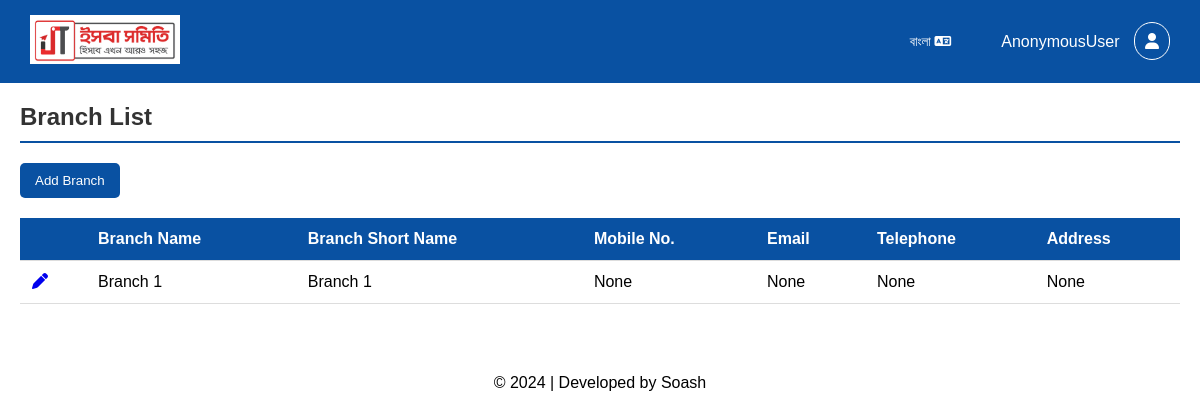
The app's page /branch-list/ with its own data.
### app1/models.py (models this page shows, shortened)
class Logo(models.Model):
    image = models.ImageField(upload_to='logos/')
    uploaded_at = models.DateTimeField(auto_now_add=True)

### primary_setup/models.py (models this page shows, shortened)
class Branch(models.Model):
    name = models.CharField(max_length=100, unique=True)
    branch_short_name = models.CharField(max_length=50)
    mobile_no = models.CharField(max_length=20, null=True, blank=True)
    email = models.EmailField(null=True, blank=True)
    telephone = models.CharField(max_length=20, null=True, blank=True)
    address = models.CharField(max_length=200, null=True, blank=True)

### primary_setup/views.py (the view)
# urls.py: path('branch-list/', views.branch_list, name='branch_list'),
def branch_list(request):
    branches = Branch.objects.all()
    if request.method == 'POST':
        form = BranchForm(request.POST)
        if form.is_valid():
            form.save()
            messages.success(request, 'Branch added successfully.')
            return redirect('branch_list')  # Redirect to the same page or to a different page
    else:
        form = BranchForm()
    context = {
        'form': form,
        'branches': branches,
    }
    return render(request, 'primary_setup/branch_list.html', context)

### app1/context_processors.py (called while the page is built)
def branches(request):
    language = request.session.get('language', 'en')
    translation.activate(language)
    request.LANGUAGE_CODE = language
    return {
        'branches': Branch.objects.all()
    }

def active_branch_processor(request):
    if isinstance(request.user, AnonymousUser):
        active_branch = None
    elif isinstance(request.user, Customer):
        active_branch = None
    elif isinstance(request.user, CustomUser):
        active_branch = ActiveBranch.objects.filter(user=request.user).first()
    else:
        active_branch = None
    logo = Logo.objects.first()
    return {'active_branch': active_branch, 'logo': logo}

### report/templatetags/custom_filters.py (called while the page is built)
@register.filter(name='has_permission')
def has_permission(user, perm_name):
    return user.has_perm(perm_name)

### templates/primary_setup/branch_list.html (shortened to what this page needs)
{% extends 'base.html' %}
{% load static %}
{% block style_links %}
<link rel="stylesheet" href="{% static 'primary_setup/brach_list.css' %}">
{% endblock %}
{% block content %}
<div>
   <h2>Branch List</h2>
   <button id="add-branch-btn">Add Branch</button>
</div>
<div class="table-container">
    <table>
        <thead>
            <tr>
                <th></th>
                <th>Branch Name</th>
                <th>Branch Short Name</th>
                <th>Mobile No.</th>
                <th>Email</th>
                <th>Telephone</th>
                <th>Address</th>
            </tr>
        </thead>
        <tbody>
            {% for branch in branches %}
            <tr>
                <td><a href="{% url 'branch_list_edit' pk=branch.id %}"><i class="fa-solid fa-pen"></i></a></td>
                <td>{{ branch.name }}</td>
                <td>{{ branch.branch_short_name }}</td>
                <td>{{ branch.mobile_no }}</td>
                <td>{{ branch.email }}</td>
                <td>{{ branch.telephone }}</td>
                <td>{{ branch.address }}</td>
            </tr>
            {% endfor %}
        </tbody>
    </table>
</div>
{% endblock %}

### templates/base.html (shortened to what this page needs)
<!DOCTYPE html>
<html lang="en">
<head>
    {% load static %}
    {% load i18n %}
    {% load custom_filters %}
    <link rel="stylesheet" href="{% static 'base.css' %}">
    <link rel="stylesheet" href="https://cdnjs.cloudflare.com/ajax/libs/font-awesome/6.6.0/css/all.min.css">
    {% block style_links %}{% endblock %}
</head>
<body>
    <div class="nav">
        <div class="nav1">
            <div>
                {% if logo %}
                    {% if user.is_staff %}
                        <a href="{% url 'home' %}"><img src="{{ logo.image.url }}" alt="Site Logo"></a>
                    {% else %}
                        <a href="{% url 'customer_home' %}"><img src="{{ logo.image.url }}" alt="Site Logo"></a>
                    {% endif %}
                {% else %}
                    <a href="{% url 'home' %}"><img src="{% static 'img/logo.jpg' %}" alt="Default Logo"></a>
                {% endif %}
            </div>
        </div>
        <div class="nav2">
            <div>
                {% if request.LANGUAGE_CODE == 'bn' %}
                    <button onclick="setLanguage('en')" class="lang">English <i class="fa-solid fa-language"></i></button>
                {% else %}
                    <button onclick="setLanguage('bn')" class="lang">বাংলা <i class="fa-solid fa-language"></i></button>
                {% endif %}
            </div>
            <div class="admin-menu">
                <div id="admin-btn">
                    {% if user.is_staff %}
                    <span>{{user.username}}</span>
                    {% else %}
                    <span>{{request.user}}</span>
                    {% endif %}
                    <i class="fa-solid fa-user" style="border: 1px solid; border-radius: 50px; padding: 10px; margin-left: 10px;"></i>
                </div>
            </div>
        </div>
    </div>
    <div class="container">
        <div class="main">
            {% block content %}{% endblock %}
        </div>
    </div>
    <footer>
        <p>&copy; 2024 | Developed by Soash</p>
    </footer>
</body>
</html>

### static/base.css (style rules this page uses)
:root { --primary-color: #0951a2; --secondary-color: #2ecc71; --text-color: #333; }
* { box-sizing: border-box; padding: 0; margin: 0; font-family: Arial, sans-serif; }
.nav { display: flex; color: white; padding: 5px 20px; justify-content: space-between; background: var(--primary-color); }
.nav1 { display: flex; padding: 10px; align-items: center; justify-content: space-between; flex-wrap: wrap; gap: 50px; }
.nav2 { display: flex; padding: 10px; align-items: center; flex-wrap: wrap; gap: 50px; }
.main h2 { color: #333; margin-bottom: 20px; padding-bottom: 10px; border-bottom: 2px solid var(--primary-color); }
.nav img { width: 150px; }
.container { padding: 20px; display: flex; gap: 20px; }
.main { flex: 1; }
.lang { background: var(--primary-color); color: #ffffff; border: none; cursor: pointer; }
#admin-btn { cursor: pointer; }
.admin-menu { position: relative; }
td, th { white-space: nowrap; }
footer { margin: 50px; text-align: center; }

### static/primary_setup/brach_list.css (style rules this page uses)
.main h2 { color: #333; margin-bottom: 20px; padding-bottom: 10px; border-bottom: 2px solid #0951a2; }
.main .table-container { overflow-x: auto; }
.main button { background-color: #0951a2; color: white; padding: 10px 15px; border: none; border-radius: 5px; cursor: pointer; }
.main table { width: 100%; border-collapse: collapse; margin-top: 20px; }
.main thead { background-color: #0951a2; color: white; }
.main th, .main td { padding: 12px; text-align: left; border-bottom: 1px solid #ddd; white-space: nowrap; }

### records on screen
Logo: image (picture)
Branch: name "Branch 1", branch_short_name "Branch 1", mobile_no "None", email "None", telephone "None", address "None"

### other values on screen
{{ request.user }} "AnonymousUser"
